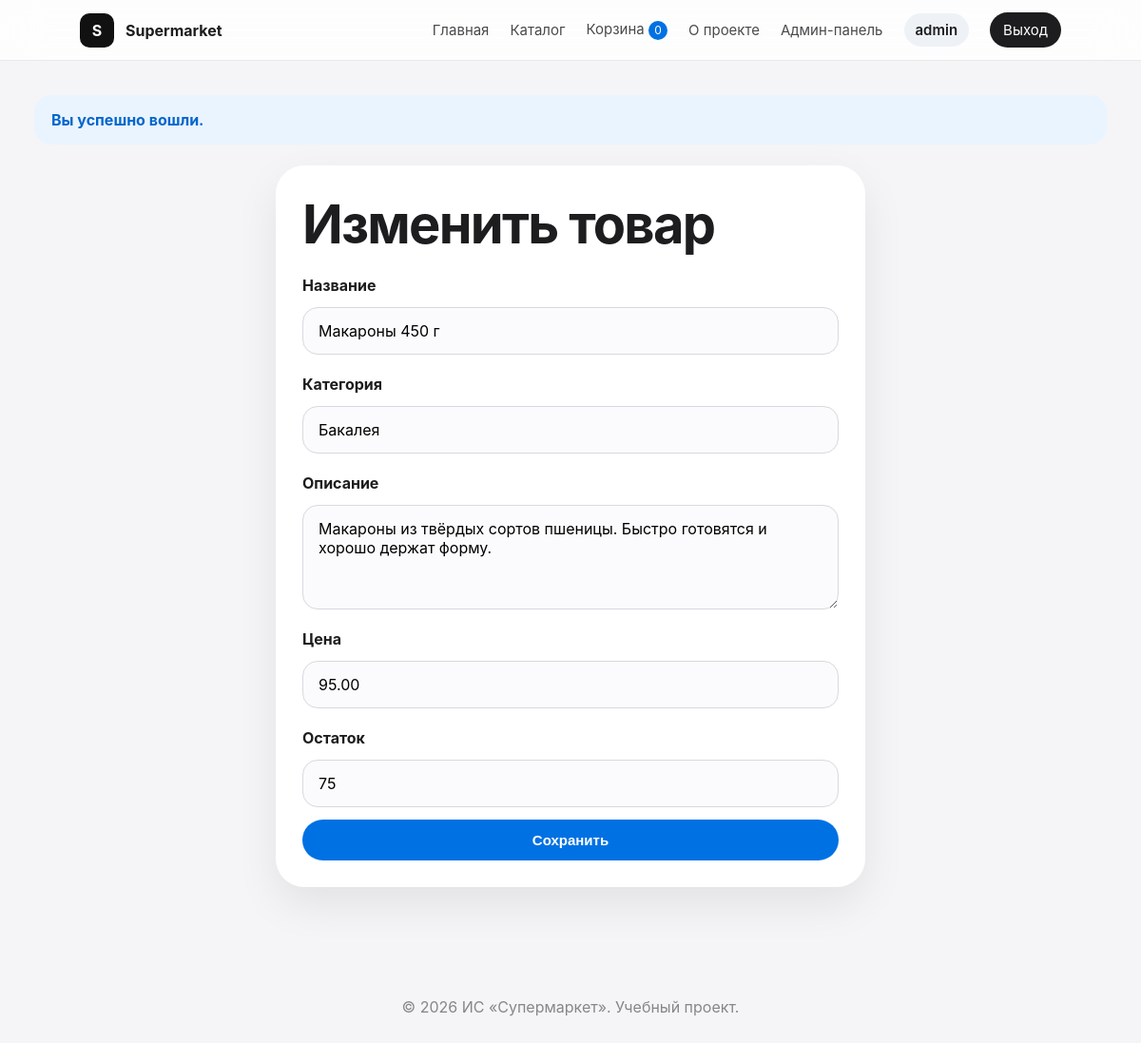
Page /index.php?page=admin_product_edit&id=8 (signed in) on the committed database.
### tables this page shows
CREATE TABLE `products` (
  `id` INT NOT NULL AUTO_INCREMENT,
  `name` VARCHAR(120) NOT NULL,
  `category` VARCHAR(80) NOT NULL,
  `description` TEXT NOT NULL,
  `price` DECIMAL(10,2) NOT NULL,
  `stock` INT NOT NULL DEFAULT 0,
  `is_deleted` TINYINT(1) NOT NULL DEFAULT 0,
  `created_at` TIMESTAMP NOT NULL DEFAULT CURRENT_TIMESTAMP,
  PRIMARY KEY (`id`)
);

### src/Router/Router.php (called while the page is built, shortened)
<?php
class Router
{
    public function route(string $page): string
    {
        switch ($page) {
            case 'admin_product_edit':
                return (new AdminController())->productEdit();
        }
    }
}

### src/Controllers/AdminController.php (the view, shortened to what this page needs)
<?php
class AdminController
{
    public function productEdit(): string
    {
        $id = (int)($_GET['id'] ?? 0);
        $pdo = Config::getPDO();
        $stmt = $pdo->prepare("SELECT * FROM products WHERE id = ?");
        $stmt->execute([$id]);
        $product = $stmt->fetch();
        return BaseTemplate::render('Изменить товар', $this->productForm($product));
    }
    private function productForm(array $product = []): string
    {
        $name = BaseTemplate::escape($product['name'] ?? '');
        $category = BaseTemplate::escape($product['category'] ?? '');
        $description = BaseTemplate::escape($product['description'] ?? '');
        $price = BaseTemplate::escape((string)($product['price'] ?? ''));
        $stock = BaseTemplate::escape((string)($product['stock'] ?? '0'));
        return "
            <section class='panel narrow'>
                <h1>" . (isset($product['id']) ? 'Изменить товар' : 'Добавить товар') . "</h1>
                <form method='post' class='form'>
                    <label>Название</label>
                    <input name='name' required value='{$name}'>
                    <label>Категория</label>
                    <input name='category' required value='{$category}' placeholder='Фрукты, Овощи, Напитки'>
                    <label>Описание</label>
                    <textarea name='description' required>{$description}</textarea>
                    <label>Цена</label>
                    <input name='price' type='number' step='0.01' required value='{$price}'>
                    <label>Остаток</label>
                    <input name='stock' type='number' required value='{$stock}'>
                    <button class='btn' type='submit'>Сохранить</button>
                </form>
            </section>
        ";
    }
}

### assets/css/style.css (style rules this page uses)
* { box-sizing: border-box; }
body { margin: 0; font-family: -apple-system, BlinkMacSystemFont, "Segoe UI", Arial, sans-serif; background: #f5f5f7; color: #1d1d1f; }
.btn { border: none; cursor: pointer; display: inline-flex; align-items: center; justify-content: center; text-decoration: none; background: #0071e3; color: white; padding: 13px 21px; border-radius: 999px; font-weight: 700; font-size: 15px; transition: 0.2s ease; }
.feature-card, .product-card, .admin-card, .role-card, .panel { background: white; border-radius: 30px; padding: 28px; box-shadow: 0 18px 45px rgba(0,0,0,0.08); }
.catalog-head h1, .panel h1 { font-size: clamp(36px, 5vw, 56px); margin: 0 0 12px; letter-spacing: -1.7px; }
.narrow { max-width: 620px; margin: 0 auto; }
.form { display: grid; gap: 13px; }
.form label { font-weight: 700; margin-top: 8px; }
input, textarea, select { width: 100%; padding: 14px 16px; border-radius: 16px; border: 1px solid #d8d8df; background: #fbfbfd; font: inherit; }
textarea { min-height: 110px; resize: vertical; }

### rows in the picture
products: name "Макароны 450 г", category "Бакалея", description "Макароны из твёрдых сортов пшеницы. Быстро готовятся и хорошо держат форму.", price "95.00", stock "75"

### other values in the picture
$basketCount "0"
$username "admin"
$flash "Вы успешно вошли."
